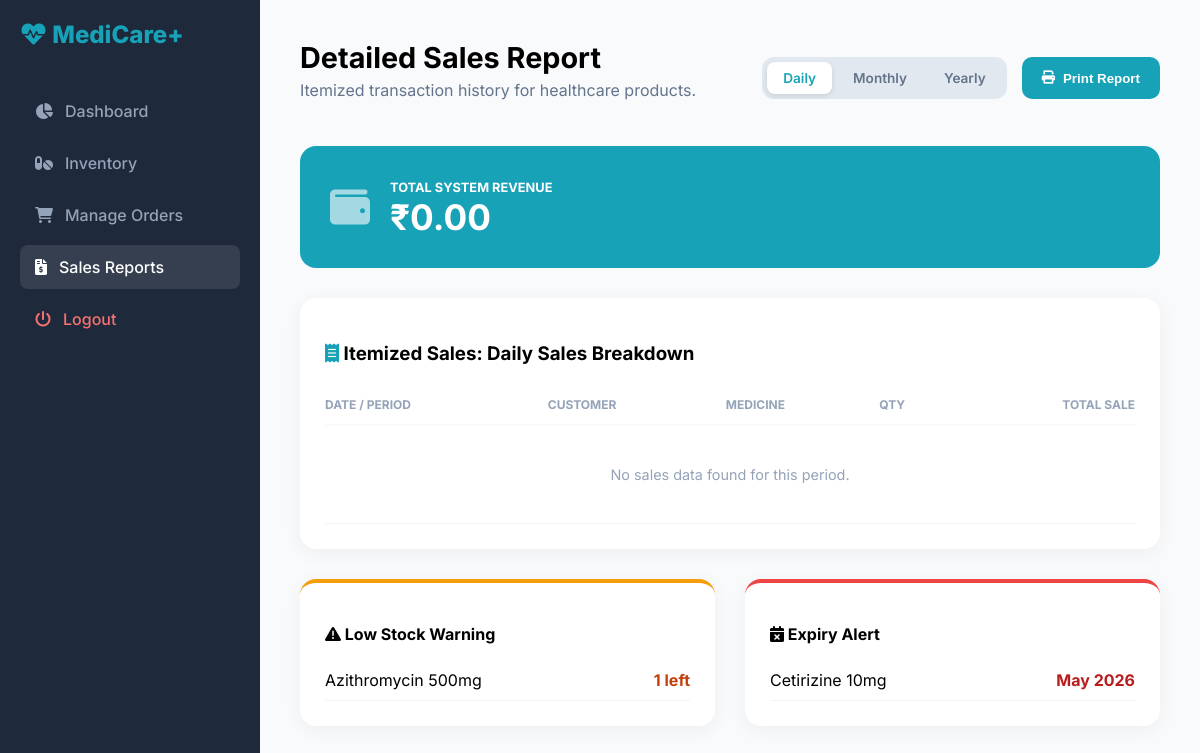
/reports.php (signed in), run on the app's committed database.
### tables this page shows
CREATE TABLE `products` (
  `id` int(11) NOT NULL,
  `name` varchar(100) DEFAULT NULL,
  `description` text DEFAULT NULL,
  `price` decimal(10,2) DEFAULT NULL,
  `stock` int(11) DEFAULT NULL,
  `batch_no` varchar(50) DEFAULT NULL,
  `expiry_date` date DEFAULT NULL,
  `manufacturer` varchar(100) DEFAULT NULL,
  `image` varchar(255) DEFAULT NULL
);

### reports.php (the view, shortened to what this page needs)
<?php
include 'db.php';
$filter = isset($_GET['range']) ? $_GET['range'] : 'daily';
$title_text = "Daily Sales Breakdown";
$format = "%d %M, %Y";
$query = "SELECT
            DATE_FORMAT(o.order_date, '$format') as period,
            u.name as customer_name,
            p.name as medicine_name,
            oi.quantity,
            (p.price * oi.quantity) as line_total,
            o.order_date
          FROM orders o
          JOIN users u ON o.user_id = u.id
          JOIN order_items oi ON o.id = oi.order_id
          JOIN products p ON oi.product_id = p.id
          ORDER BY o.order_date DESC";
$sales_result = $conn->query($query);
$low_stock = $conn->query("SELECT name, stock FROM products WHERE stock < 5 ORDER BY stock ASC");
$expired = $conn->query("SELECT name, expiry_date FROM products WHERE expiry_date < CURDATE() ORDER BY expiry_date ASC");
$total_revenue = $conn->query("SELECT SUM(total) as total FROM orders")->fetch_assoc()['total'] ?? 0;
?>
<!DOCTYPE html>
<html lang="en">
<head>
    <link rel="stylesheet" href="https://cdnjs.cloudflare.com/ajax/libs/font-awesome/6.0.0/css/all.min.css">
</head>
<body>
<aside class="sidebar">
    <a href="admin_index.php" class="sidebar-brand"><i class="fas fa-heartbeat"></i> MediCare<span>+</span></a>
    <nav class="nav-group">
        <a href="admin_index.php" class="nav-item"><i class="fas fa-chart-pie"></i> Dashboard</a>
        <a href="admin_products.php" class="nav-item"><i class="fas fa-pills"></i> Inventory</a>
        <a href="orders_admin.php" class="nav-item"><i class="fas fa-shopping-cart"></i> Manage Orders</a>
        <a href="reports.php" class="nav-item active"><i class="fas fa-file-invoice-dollar"></i> Sales Reports</a>
        <a href="logout.php" class="nav-item" style="margin-top:auto; color:#f87171;"><i class="fas fa-power-off"></i> Logout</a>
    </nav>
</aside>
<main class="main-content">
    <div class="controls-row">
        <div>
            <h1 style="margin:0; font-size: 1.8rem;">Detailed Sales Report</h1>
            <p style="color: #64748b; margin-top: 5px;">Itemized transaction history for healthcare products.</p>
        </div>
        <div style="display: flex; gap: 15px;">
            <div class="filter-btns">
                <a href="reports.php?range=daily" class="filter-link <?php echo $filter == 'daily' ? 'active' : ''; ?>">Daily</a>
                <a href="reports.php?range=monthly" class="filter-link <?php echo $filter == 'monthly' ? 'active' : ''; ?>">Monthly</a>
                <a href="reports.php?range=yearly" class="filter-link <?php echo $filter == 'yearly' ? 'active' : ''; ?>">Yearly</a>
            </div>
            <button onclick="window.print()" class="btn-download">
                <i class="fas fa-print"></i> Print Report
            </button>
        </div>
    </div>
    <div class="total-banner">
        <i class="fas fa-wallet" style="font-size: 2.5rem; opacity: 0.6;"></i>
        <div>
            <span style="font-size: 0.8rem; font-weight: 700; text-transform: uppercase;">Total System Revenue</span>
            <h2 style="margin:0; font-size: 2.2rem;">₹<?php echo number_format($total_revenue, 2); ?></h2>
        </div>
    </div>
    <div class="report-card">
        <h3 style="margin-bottom: 20px;"><i class="fas fa-receipt" style="color: var(--medical-teal);"></i> Itemized Sales: <?php echo $title_text; ?></h3>
        <table>
            <thead>
                <tr>
                    <th>Date / Period</th>
                    <th>Customer</th>
                    <th>Medicine</th>
                    <th>Qty</th>
                    <th style="text-align: right;">Total Sale</th>
                </tr>
            </thead>
            <tbody>
                <?php if ($sales_result->num_rows > 0): ?>
                    <?php while($row = $sales_result->fetch_assoc()): ?>
                    <tr>
                        <td style="color: #64748b; font-size: 0.85rem;"><?php echo $row['period']; ?></td>
                        <td style="font-weight: 600;"><?php echo htmlspecialchars($row['customer_name']); ?></td>
                        <td><?php echo htmlspecialchars($row['medicine_name']); ?></td>
                        <td><span style="background: #f1f5f9; padding: 2px 8px; border-radius: 4px;">x<?php echo $row['quantity']; ?></span></td>
                        <td style="text-align: right; font-weight: 700; color: var(--medical-teal);">₹<?php echo number_format($row['line_total'], 2); ?></td>
                    </tr>
                    <?php endwhile; ?>
                <?php else: ?>
                    <tr>
                        <td colspan="5" style="text-align: center; color: #94a3b8; padding: 40px;">No sales data found for this period.</td>
                    </tr>
                <?php endif; ?>
            </tbody>
        </table>
    </div>
    <div style="display: grid; grid-template-columns: 1fr 1fr; gap: 30px;">
        <div class="report-card" style="border-top: 4px solid #f59e0b;">
            <h3 style="font-size: 1rem;"><i class="fas fa-exclamation-triangle"></i> Low Stock Warning</h3>
            <?php while($row = $low_stock->fetch_assoc()): ?>
                <div style="display: flex; justify-content: space-between; padding: 10px 0; border-bottom: 1px solid #f1f5f9;">
                    <span><?php echo htmlspecialchars($row['name']); ?></span>
                    <strong style="color: #c2410c;"><?php echo $row['stock']; ?> left</strong>
                </div>
            <?php endwhile; ?>
        </div>
        <div class="report-card" style="border-top: 4px solid #ef4444;">
            <h3 style="font-size: 1rem;"><i class="fas fa-calendar-times"></i> Expiry Alert</h3>
            <?php while($row = $expired->fetch_assoc()): ?>
                <div style="display: flex; justify-content: space-between; padding: 10px 0; border-bottom: 1px solid #f1f5f9;">
                    <span><?php echo htmlspecialchars($row['name']); ?></span>
                    <strong style="color: #b91c1c;"><?php echo date("M Y", strtotime($row['expiry_date'])); ?></strong>
                </div>
            <?php endwhile; ?>
        </div>
    </div>
</main>
</body>
</html>

### reports.php (style rules this page uses)
:root { --admin-dark: #1e293b; --medical-teal: #17a2b8; --bg-soft: #f8fafc; --card-shadow: 0 4px 20px rgba(0,0,0,0.05); }
body { font-family: 'Inter', sans-serif; background-color: var(--bg-soft); margin: 0; display: flex; }
.sidebar { width: 260px; background: var(--admin-dark); height: 100vh; color: white; position: sticky; top: 0; padding: 20px; box-sizing: border-box; }
.sidebar-brand { font-size: 1.5rem; font-weight: 800; color: var(--medical-teal); margin-bottom: 40px; display: block; text-decoration: none; }
.nav-group { display: flex; flex-direction: column; gap: 8px; }
.nav-item { text-decoration: none; color: #94a3b8; padding: 12px 15px; border-radius: 8px; display: flex; align-items: center; gap: 12px; font-weight: 500; transition: 0.3s; }
.nav-item.active { background: rgba(255, 255, 255, 0.1); color: white; }
.main-content { flex-grow: 1; padding: 40px; }
.controls-row { display: flex; justify-content: space-between; align-items: center; margin-bottom: 30px; }
.filter-btns { display: flex; background: #e2e8f0; padding: 5px; border-radius: 12px; gap: 5px; }
.filter-link { text-decoration: none; padding: 8px 16px; border-radius: 8px; font-size: 0.85rem; font-weight: 600; color: #64748b; transition: 0.2s; }
.filter-link.active { background: white; color: var(--medical-teal); box-shadow: 0 2px 5px rgba(0,0,0,0.1); }
.btn-download { background: var(--medical-teal); color: white; border: none; padding: 10px 20px; border-radius: 10px; font-weight: 700; cursor: pointer; display: flex; align-items: center; gap: 8px; }
.report-card { background: white; border-radius: 16px; box-shadow: var(--card-shadow); padding: 25px; margin-bottom: 30px; }
table { width: 100%; border-collapse: collapse; }
th { text-align: left; font-size: 0.75rem; color: #94a3b8; text-transform: uppercase; padding: 12px 0; border-bottom: 2px solid #f8fafc; }
td { padding: 15px 0; border-bottom: 1px solid #f1f5f9; font-size: 0.9rem; }
.total-banner { background: var(--medical-teal); color: white; padding: 30px; border-radius: 16px; margin-bottom: 30px; display: flex; align-items: center; gap: 20px; }

### data on the page
products: name "Azithromycin 500mg", stock "1"
products: name "Cetirizine 10mg", expiry_date "May 2026"

### other printed values
$total_revenue "0.00"
$title_text "Daily Sales Breakdown"
